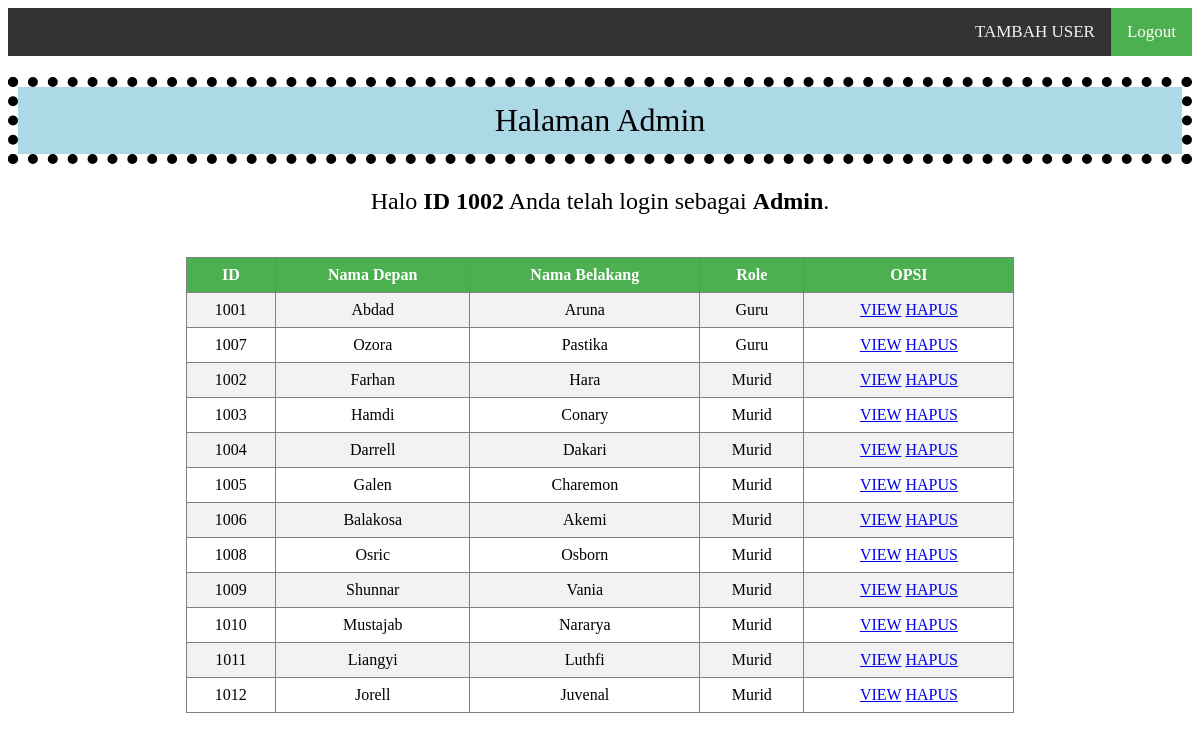
/halaman_admin.php (signed in), run on the app's committed database.
### tables this page shows
CREATE TABLE `user` (
  `user_id` varchar(10) NOT NULL,
  `password` varchar(255) NOT NULL,
  `first_name` varchar(255) NOT NULL,
  `last_name` varchar(255) NOT NULL,
  `role_id` int(11) NOT NULL,
  `address` varchar(255) NOT NULL
);

### halaman_admin.php (the view, shortened to what this page needs)
<!DOCTYPE html>
<html>
<head>
	<link rel="stylesheet" type="text/css" href="styleadmin.css">
</head>
<body>
	<div class="topnav">
	<a class="active" href="logout.php" onclick="return confirm('Are you sure to logout?');">Logout</a>
	<a href="tambah.php">TAMBAH USER</a>
	</div>
	<h1>Halaman Admin</h1>
	<p>Halo <b> ID <?php echo $_SESSION['user_id']; ?></b> Anda telah login sebagai <b><?php echo "Admin"; ?></b>.</p>
	<br/>
	<table border="1">
		<tr>
			<th>ID</th>
			<th>Nama Depan</th>
			<th>Nama Belakang</th>
			<th>Role</th>
			<th>OPSI</th>
		</tr>
		<?php
		include 'koneksi.php';
		$data = mysqli_query($koneksi,"select * from user where role_id != '1' order by role_id");
		while($d = mysqli_fetch_array($data)){
			?>
			<tr>
				<td><?php echo $d['user_id']; ?></td>
				<td><?php echo $d['first_name']; ?></td>
				<td><?php echo $d['last_name']; ?></td>
				<td>
				<?php
					if($d['role_id'] == "1"){
						echo "Admin";
					}elseif($d['role_id'] == "2"){
						echo "Guru";
					}else{
						echo "Murid";
					}
				?>
				</td>
				<td>
					<a href="view.php?user_id=<?php echo $d['user_id']; ?>">VIEW</a>
					<a href="hapus.php?user_id=<?php echo $d['user_id']; ?>" onclick="return confirm('Delete Confirmation!');">HAPUS</a>
				</td>
			</tr>
			<?php
		}
		?>
	</table>
	<br/>
	<br/>
</body>
</html>

### styleadmin.css (style rules this page uses)
table { border-collapse: collapse; width:70%; margin-left:15%; margin-right:15%; }
th, td { text-align: center; padding: 8px; }
tr:nth-child(even) { background-color: #f2f2f2 }
th { background-color: #4CAF50; color: white; }
.topnav { background-color: #333; overflow: hidden; position: sticky; top: 0; }
.topnav a { float: right; color: #f2f2f2; text-align: center; padding: 14px 16px; text-decoration: none; font-size: 17px; }
.topnav a.active { background-color: #4CAF50; color: white; }
h1 { text-align: center; font-weight: 300; border: 10px dotted black; padding: 15px; background: lightblue; background-clip: padding-box; }
p { text-align: center; font-size: 150%; }

### data on the page
user: user_id "1001", first_name "Abdad", last_name "Aruna", shows "Guru"
user: user_id "1007", first_name "Ozora", last_name "Pastika", shows "Guru"
user: user_id "1002", first_name "Farhan", last_name "Hara", shows "Murid"
user: user_id "1003", first_name "Hamdi", last_name "Conary", shows "Murid"
user: user_id "1004", first_name "Darrell", last_name "Dakari", shows "Murid"
user: user_id "1005", first_name "Galen", last_name "Charemon", shows "Murid"
user: user_id "1006", first_name "Balakosa", last_name "Akemi", shows "Murid"
user: user_id "1008", first_name "Osric", last_name "Osborn", shows "Murid"
user: user_id "1009", first_name "Shunnar", last_name "Vania", shows "Murid"
user: user_id "1010", first_name "Mustajab", last_name "Nararya", shows "Murid"
user: user_id "1011", first_name "Liangyi", last_name "Luthfi", shows "Murid"
user: user_id "1012", first_name "Jorell", last_name "Juvenal", shows "Murid"

### other printed values
$_SESSION['user_id'] "1002"
